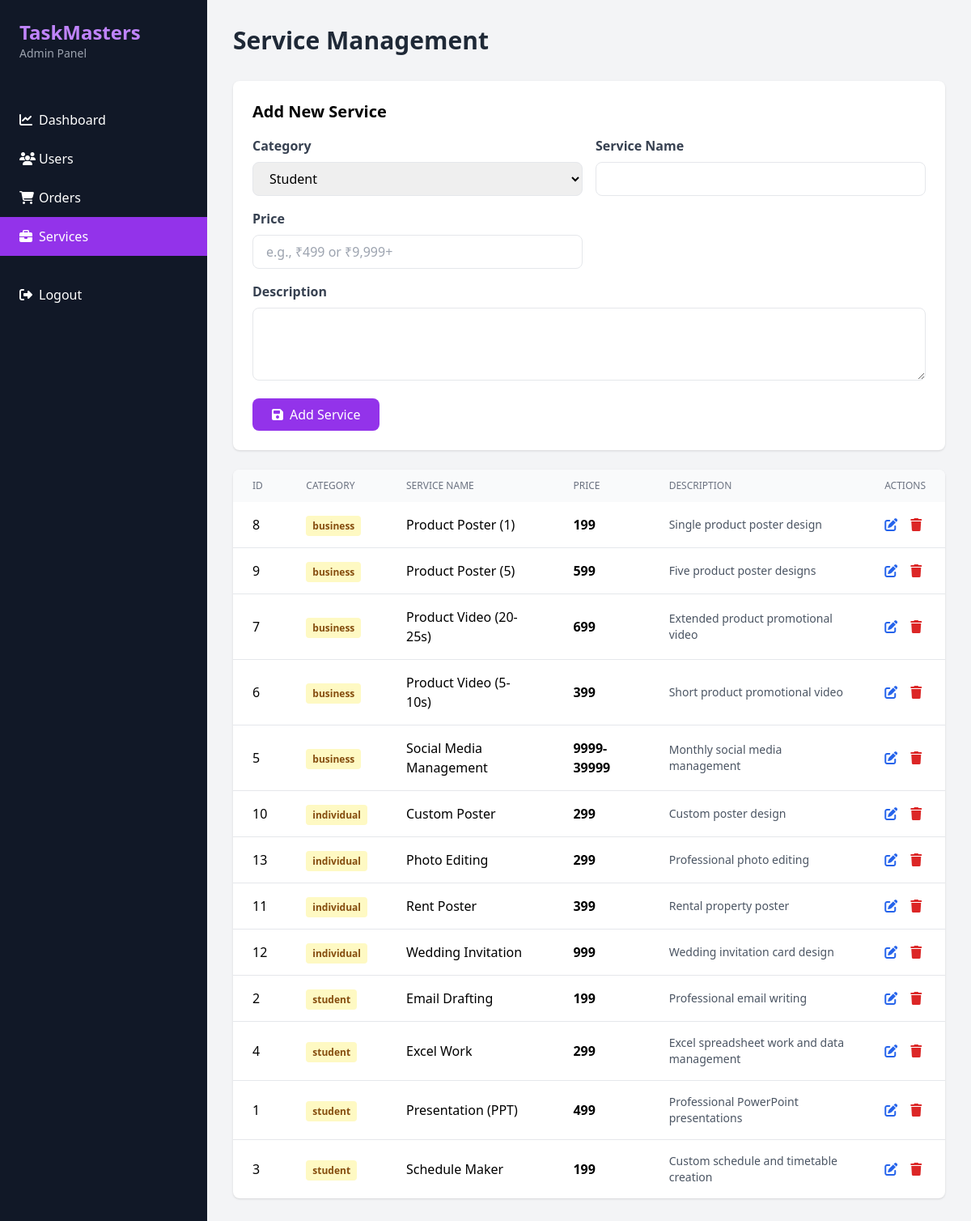
Screenshot of /admin/services.php (signed in) with the database file from the repository.
### tables this page shows
CREATE TABLE IF NOT EXISTS services (
    id INT AUTO_INCREMENT PRIMARY KEY,
    category VARCHAR(50) NOT NULL,
    name VARCHAR(255) NOT NULL,
    price VARCHAR(50) NOT NULL,
    description TEXT
);

### admin/services.php (the view, shortened to what this page needs)
<?php
require_once '../config/database.php';
$services = $conn->query("SELECT * FROM services ORDER BY category, name");
$edit_service = null;
?>
<!DOCTYPE html>
<html lang="en">
<head>
    <script src="https://cdn.tailwindcss.com"></script>
    <link rel="stylesheet" href="https://cdnjs.cloudflare.com/ajax/libs/font-awesome/6.4.0/css/all.min.css">
</head>
<body class="bg-gray-100">
    <?php include 'includes/sidebar.php'; ?>
    <div class="ml-64 p-8">
        <h1 class="text-3xl font-bold text-gray-800 mb-8">Service Management</h1>
        <div class="bg-white rounded-lg shadow p-6 mb-6">
            <h2 class="text-xl font-bold mb-4"><?php echo $edit_service ? 'Edit Service' : 'Add New Service'; ?></h2>
            <form method="POST" class="grid grid-cols-2 gap-4">
                <div>
                    <label class="block text-gray-700 font-semibold mb-2">Category</label>
                    <select name="category" required class="w-full px-4 py-2 border rounded-lg focus:outline-none focus:ring-2 focus:ring-purple-600">
                        <option value="Student" <?php echo ($edit_service && $edit_service['category'] == 'Student') ? 'selected' : ''; ?>>Student</option>
                    </select>
                </div>
                <div>
                    <label class="block text-gray-700 font-semibold mb-2">Service Name</label>
                    <input type="text" name="name" required value="<?php echo $edit_service ? htmlspecialchars($edit_service['name']) : ''; ?>"
                           class="w-full px-4 py-2 border rounded-lg focus:outline-none focus:ring-2 focus:ring-purple-600">
                </div>
                <div>
                    <label class="block text-gray-700 font-semibold mb-2">Price</label>
                    <input type="text" name="price" required value="<?php echo $edit_service ? htmlspecialchars($edit_service['price']) : ''; ?>"
                           placeholder="e.g., ₹499 or ₹9,999+"
                           class="w-full px-4 py-2 border rounded-lg focus:outline-none focus:ring-2 focus:ring-purple-600">
                </div>
                <div class="col-span-2">
                    <label class="block text-gray-700 font-semibold mb-2">Description</label>
                    <textarea name="description" rows="3"
                              class="w-full px-4 py-2 border rounded-lg focus:outline-none focus:ring-2 focus:ring-purple-600"><?php echo $edit_service ? htmlspecialchars($edit_service['description']) : ''; ?></textarea>
                </div>
                <div class="col-span-2 flex gap-4">
                    <button type="submit" class="bg-purple-600 text-white px-6 py-2 rounded-lg hover:bg-purple-700">
                        <i class="fas fa-save mr-2"></i><?php echo $edit_service ? 'Update' : 'Add'; ?> Service
                    </button>
                </div>
            </form>
        </div>
        <div class="bg-white rounded-lg shadow overflow-hidden">
            <table class="min-w-full">
                <thead class="bg-gray-50">
                    <tr>
                        <th class="px-6 py-3 text-left text-xs font-medium text-gray-500 uppercase">ID</th>
                        <th class="px-6 py-3 text-left text-xs font-medium text-gray-500 uppercase">Category</th>
                        <th class="px-6 py-3 text-left text-xs font-medium text-gray-500 uppercase">Service Name</th>
                        <th class="px-6 py-3 text-left text-xs font-medium text-gray-500 uppercase">Price</th>
                        <th class="px-6 py-3 text-left text-xs font-medium text-gray-500 uppercase">Description</th>
                        <th class="px-6 py-3 text-left text-xs font-medium text-gray-500 uppercase">Actions</th>
                    </tr>
                </thead>
                <tbody class="divide-y divide-gray-200">
                    <?php while($service = $services->fetch_assoc()): ?>
                    <tr>
                        <td class="px-6 py-4"><?php echo htmlspecialchars($service['id']); ?></td>
                        <td class="px-6 py-4">
                            <span class="px-2 py-1 rounded text-xs font-semibold
                                <?php echo $service['category'] == 'Student' ? 'bg-blue-100 text-blue-800' :
                                          ($service['category'] == 'Business' ? 'bg-green-100 text-green-800' : 'bg-yellow-100 text-yellow-800'); ?>">
                                <?php echo htmlspecialchars($service['category']); ?>
                            </span>
                        </td>
                        <td class="px-6 py-4 font-medium"><?php echo htmlspecialchars($service['name']); ?></td>
                        <td class="px-6 py-4 font-bold"><?php echo htmlspecialchars($service['price']); ?></td>
                        <td class="px-6 py-4 text-sm text-gray-600"><?php echo htmlspecialchars($service['description']); ?></td>
                        <td class="px-6 py-4">
                            <a href="?edit=<?php echo htmlspecialchars($service['id']); ?>" class="text-blue-600 hover:text-blue-800 mr-3">
                                <i class="fas fa-edit"></i>
                            </a>
                            <a href="?delete=<?php echo htmlspecialchars($service['id']); ?>"
                               onclick="return confirm('Delete this service?')"
                               class="text-red-600 hover:text-red-800">
                                <i class="fas fa-trash"></i>
                            </a>
                        </td>
                    </tr>
                    <?php endwhile; ?>
                </tbody>
            </table>
        </div>
    </div>
</body>
</html>

### admin/includes/sidebar.php
<aside class="w-64 bg-gray-900 text-white min-h-screen fixed left-0 top-0">
    <div class="p-6">
        <h1 class="text-2xl font-bold text-purple-400">TaskMasters</h1>
        <p class="text-sm text-gray-400">Admin Panel</p>
    </div>
    <nav class="mt-6">
        <a href="dashboard.php" class="flex items-center px-6 py-3 hover:bg-gray-800 <?php echo basename($_SERVER['PHP_SELF']) == 'dashboard.php' ? 'bg-purple-600' : ''; ?>">
            <i class="fas fa-chart-line w-6"></i>
            <span>Dashboard</span>
        </a>
        <a href="users.php" class="flex items-center px-6 py-3 hover:bg-gray-800 <?php echo basename($_SERVER['PHP_SELF']) == 'users.php' ? 'bg-purple-600' : ''; ?>">
            <i class="fas fa-users w-6"></i>
            <span>Users</span>
        </a>
        <a href="orders.php" class="flex items-center px-6 py-3 hover:bg-gray-800 <?php echo basename($_SERVER['PHP_SELF']) == 'orders.php' ? 'bg-purple-600' : ''; ?>">
            <i class="fas fa-shopping-cart w-6"></i>
            <span>Orders</span>
        </a>
        <a href="services.php" class="flex items-center px-6 py-3 hover:bg-gray-800 <?php echo basename($_SERVER['PHP_SELF']) == 'services.php' ? 'bg-purple-600' : ''; ?>">
            <i class="fas fa-briefcase w-6"></i>
            <span>Services</span>
        </a>
        <a href="../logout.php" class="flex items-center px-6 py-3 hover:bg-red-600 mt-6">
            <i class="fas fa-sign-out-alt w-6"></i>
            <span>Logout</span>
        </a>
    </nav>
</aside>

### rows the page displays
services: id "8", category "business", name "Product Poster (1)", price "199", description "Single product poster design"
services: id "9", category "business", name "Product Poster (5)", price "599", description "Five product poster designs"
services: id "7", category "business", name "Product Video (20-25s)", price "699", description "Extended product promotional video"
services: id "6", category "business", name "Product Video (5-10s)", price "399", description "Short product promotional video"
services: id "5", category "business", name "Social Media Management", price "9999-39999", description "Monthly social media management"
services: id "10", category "individual", name "Custom Poster", price "299", description "Custom poster design"
services: id "13", category "individual", name "Photo Editing", price "299", description "Professional photo editing"
services: id "11", category "individual", name "Rent Poster", price "399", description "Rental property poster"
services: id "12", category "individual", name "Wedding Invitation", price "999", description "Wedding invitation card design"
services: id "2", category "student", name "Email Drafting", price "199", description "Professional email writing"
services: id "4", category "student", name "Excel Work", price "299", description "Excel spreadsheet work and data management"
services: id "1", category "student", name "Presentation (PPT)", price "499", description "Professional PowerPoint presentations"
services: id "3", category "student", name "Schedule Maker", price "199", description "Custom schedule and timetable creation"
